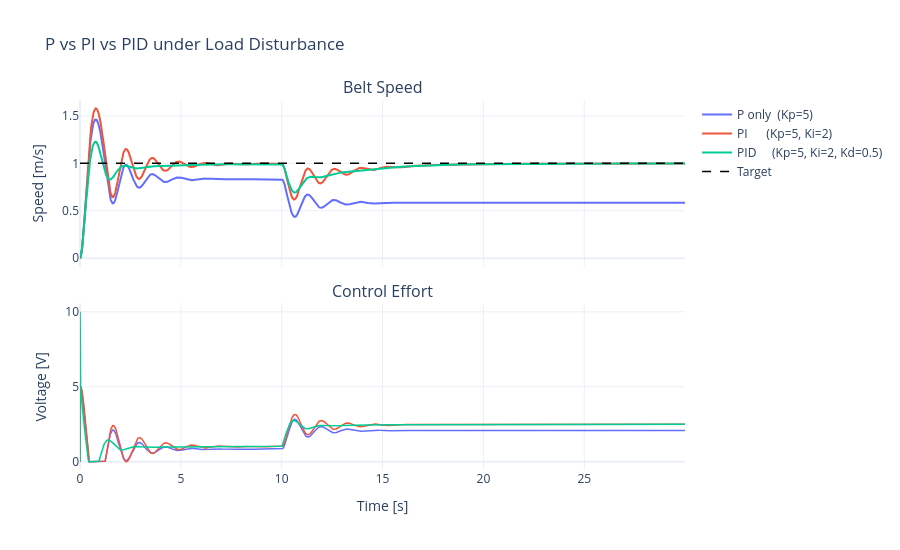

Notebook source saved alongside this figure:
### Markdown cell above
---
## Bonus - P vs PI vs PID with Explicit Simulation

Same plant, same disturbance, three controllers side by side.

### Code cell
p = dh.default_plant_params()
s = dh.default_sim_params()
t_b = np.arange(0, s["t_end"], s["dt"])
ref_b, dist_b = dh.build_scenario(t_b, scenario="load_step", target_speed=1.0)

cases = [
    ("P only  (Kp=5)",             dict(Kp=5.0, Ki=0.0, Kd=0.0, u_min=0, u_max=10, anti_windup=True), "#636EFA"),
    ("PI      (Kp=5, Ki=2)",       dict(Kp=5.0, Ki=2.0, Kd=0.0, u_min=0, u_max=10, anti_windup=True), "#EF553B"),
    ("PID     (Kp=5, Ki=2, Kd=0.5)", dict(Kp=5.0, Ki=2.0, Kd=0.5, u_min=0, u_max=10, anti_windup=True), "#00CC96"),
]

traces = []
for label, gains, color in cases:
    res = dh.simulate(p, gains, s, ref_b, dist_b)
    traces.append(dict(label=label, y=res["y"], u=res["u"], color=color))

fig = dh.build_comparison_figure(t_b, traces,
    title="P vs PI vs PID under Load Disturbance")

# Add reference and disturbance marker
fig.add_trace(go.Scatter(x=t_b, y=ref_b, mode="lines",
    name="Target", line=dict(color="black", dash="dash", width=1.5)), row=1, col=1)
fig.show()

### Figure 1 — Plotly figure (JSON) as saved in the notebook; plotly's stock layout.template omitted (floating-point values rounded to 4 significant figures; data arrays with more than 128 entries replaced by an {"elided": "..."} marker saying what was removed)
{"data": [{"line": {"color": "#636EFA", "width": 2}, "mode": "lines", "name": "P only  (Kp=5)", "type": "scatter", "x": {"elided": "6000 float values"}, "xaxis": "x", "y": {"elided": "6000 float values"}, "yaxis": "y"}, {"line": {"color": "#636EFA", "width": 1.5}, "mode": "lines", "name": "P only  (Kp=5)", "showlegend": false, "type": "scatter", "x": {"elided": "6000 float values"}, "xaxis": "x2", "y": {"elided": "6000 float values"}, "yaxis": "y2"}, {"line": {"color": "#EF553B", "width": 2}, "mode": "lines", "name": "PI      (Kp=5, Ki=2)", "type": "scatter", "x": {"elided": "6000 float values"}, "xaxis": "x", "y": {"elided": "6000 float values"}, "yaxis": "y"}, {"line": {"color": "#EF553B", "width": 1.5}, "mode": "lines", "name": "PI      (Kp=5, Ki=2)", "showlegend": false, "type": "scatter", "x": {"elided": "6000 float values"}, "xaxis": "x2", "y": {"elided": "6000 float values"}, "yaxis": "y2"}, {"line": {"color": "#00CC96", "width": 2}, "mode": "lines", "name": "PID     (Kp=5, Ki=2, Kd=0.5)", "type": "scatter", "x": {"elided": "6000 float values"}, "xaxis": "x", "y": {"elided": "6000 float values"}, "yaxis": "y"}, {"line": {"color": "#00CC96", "width": 1.5}, "mode": "lines", "name": "PID     (Kp=5, Ki=2, Kd=0.5)", "showlegend": false, "type": "scatter", "x": {"elided": "6000 float values"}, "xaxis": "x2", "y": {"elided": "6000 float values"}, "yaxis": "y2"}, {"line": {"color": "black", "dash": "dash", "width": 1.5}, "mode": "lines", "name": "Target", "type": "scatter", "x": {"elided": "6000 float values"}, "xaxis": "x", "y": {"elided": "6000 float values"}, "yaxis": "y"}], "layout": {"annotations": [{"font": {"size": 16}, "showarrow": false, "text": "Belt Speed", "x": 0.5, "xanchor": "center", "xref": "paper", "y": 1, "yanchor": "bottom", "yref": "paper"}, {"font": {"size": 16}, "showarrow": false, "text": "Control Effort", "x": 0.5, "xanchor": "center", "xref": "paper", "y": 0.45, "yanchor": "bottom", "yref": "paper"}], "height": 550, "title": {"text": "P vs PI vs PID under Load Disturbance"}, "xaxis": {"anchor": "y", "domain": [0, 1], "matches": "x2", "showticklabels": false}, "xaxis2": {"anchor": "y2", "domain": [0, 1], "title": {"text": "Time [s]"}}, "yaxis": {"anchor": "x", "domain": [0.55, 1], "title": {"text": "Speed [m/s]"}}, "yaxis2": {"anchor": "x2", "domain": [0, 0.45], "title": {"text": "Voltage [V]"}}}}
